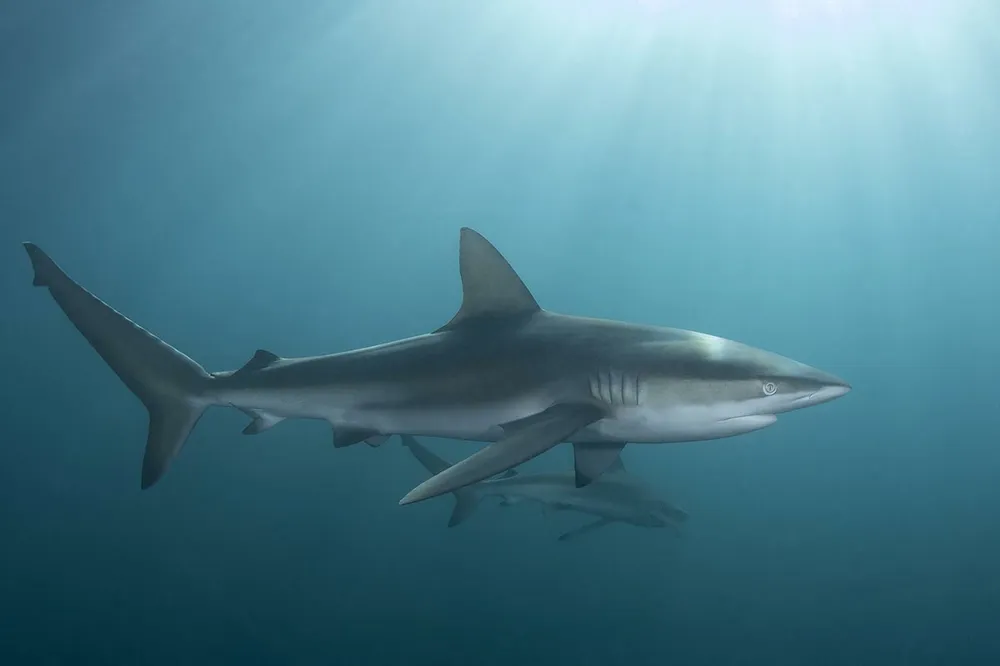
#> input picture assets/concept/bukangi/reference-shark-photo.png, 1000 x 666 px
$ python segment_photo.py ../../assets/concept/bukangi/reference-shark-photo.png ../../assets/concept/bukangi/reference-shark-photo.png 1.0
#> lines starting #> are read from the running program, lines starting #| are printed output that depends on the picture; after the words box and inside, x2 and y2 are one past the last pixel; in counts of white or black regions, pixels touching at a corner belong together; long printed decimals are rounded
"""레퍼런스 사진에서 상어 실루엣 마스크를 딴다 (물 배경을 5차 다항식으로 맞춘 뒤 색 차이 임계값).
사용: uv run --with pillow --with numpy python -I tools/reference/segment_photo.py <사진> <출력.png> <임계값, 28 권장>
출력: <출력.png> (마스크를 빨갛게 덮은 확인용), <출력.npy> (불리언 마스크), <출력>_dist.npy
주의: 상어가 있을 수 없는 영역(y<215, y>515, x>870)을 사진 좌표로 잘라 둔다 — reference-shark-photo.png 전용 값.
"""
import sys, numpy as np
import os
for arg in sys.argv[1:]:  # 출력 폴더가 없으면 만든다
    if arg.endswith(('.png', '.json', '.npy')) and os.path.dirname(arg):
        os.makedirs(os.path.dirname(arg), exist_ok=True)
from PIL import Image, ImageFilter
from collections import deque
src, out = sys.argv[1], sys.argv[2]
a = np.asarray(Image.open(src).convert('RGB').filter(ImageFilter.GaussianBlur(1.0))).astype(np.float64)
H,W,_ = a.shape
#> H = 666; W = 1000
yy,xx = np.mgrid[0:H,0:W]; X=xx/W; Y=yy/H
# 물 배경 표본: 상어 바깥 확실한 영역
samp = (Y<0.30)|(Y>0.84)|(X>0.90)|((X<0.02)&(Y>0.75))
def feats(X,Y):
  cols=[np.ones_like(X)]
  for i in range(5):
    for j in range(5-i):
      if i or j: cols.append(X**i*Y**j)
  return np.stack(cols,-1)
F = feats(X,Y)
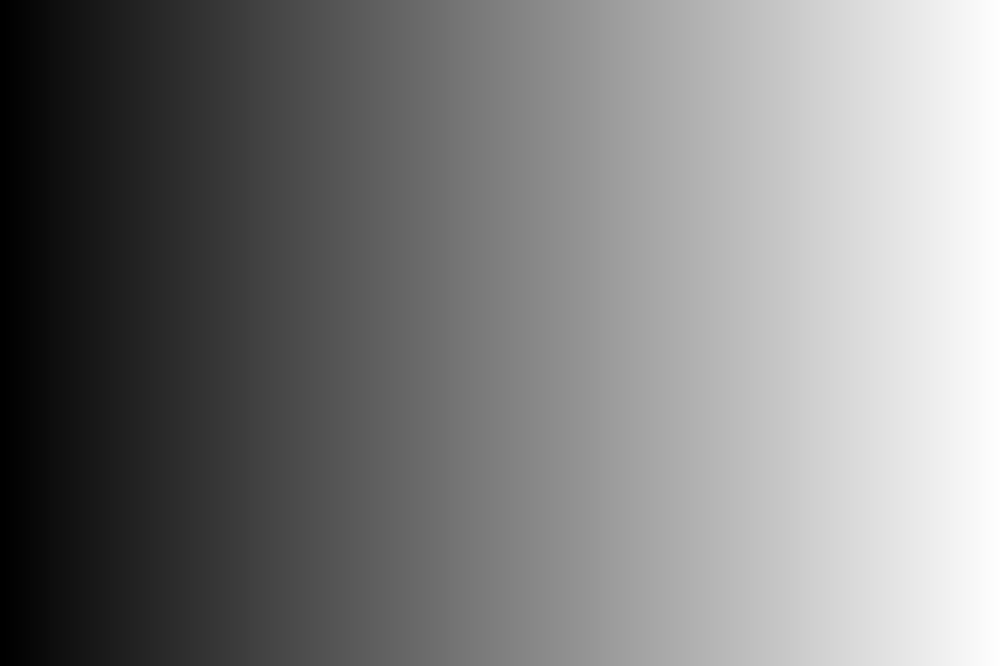
#> X: shape (666, 1000) float64; min 0, max 0.999, mean 0.499
bg = np.zeros_like(a)
for c in range(3):
  coef,*_ = np.linalg.lstsq(F[samp], a[...,c][samp], rcond=None)
  bg[...,c] = F@coef
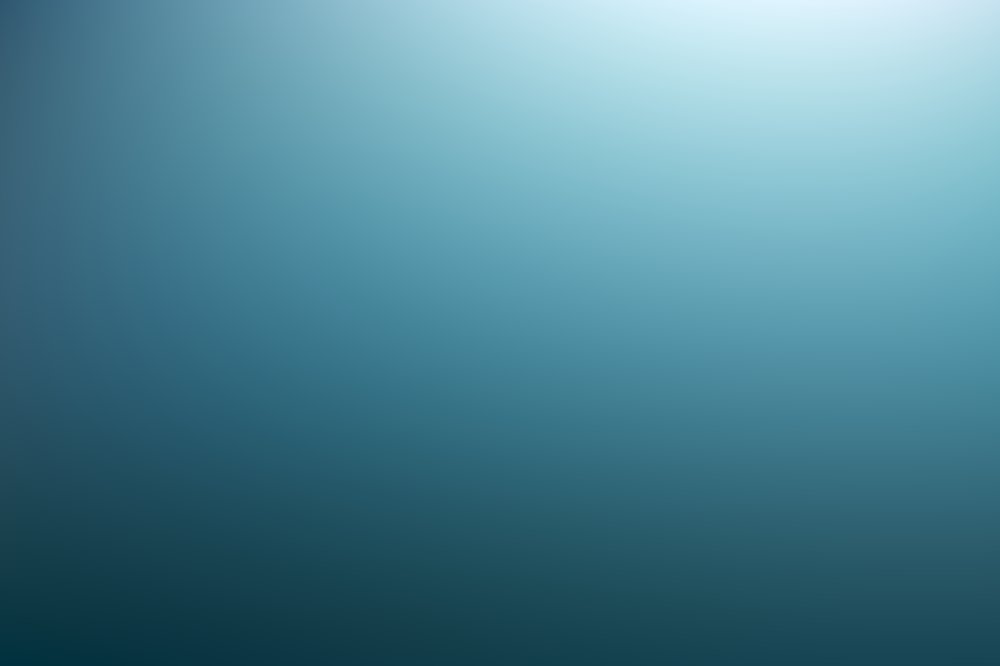
#> bg: shape (666, 1000, 3) float64; mean R, G, B 76.2, 129.8, 146.7; drawn with min black and max white
d = a-bg
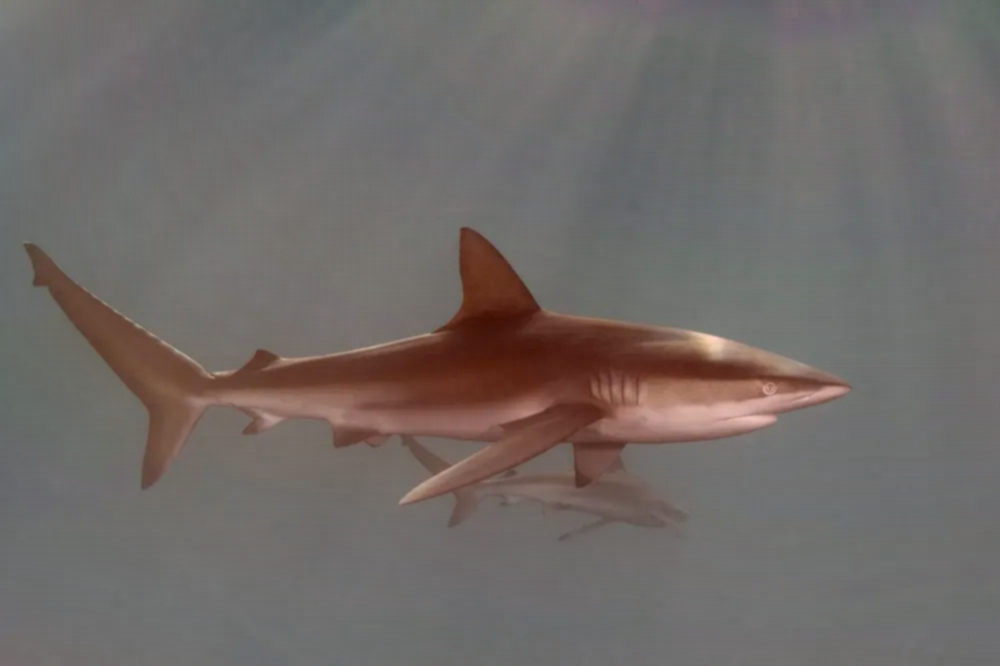
#> d: shape (666, 1000, 3) float64; mean R, G, B 1.4, -3.3, -5.5; drawn with min black and max white
dist = np.sqrt((d**2).sum(-1))
print('dist pct in water', np.percentile(dist[samp],[50,90,99]))
#| dist pct in water [ 3.216  7.979 14.129]
np.save(out.replace('.png','_dist.npy'), dist)
m = dist > float(sys.argv[3])
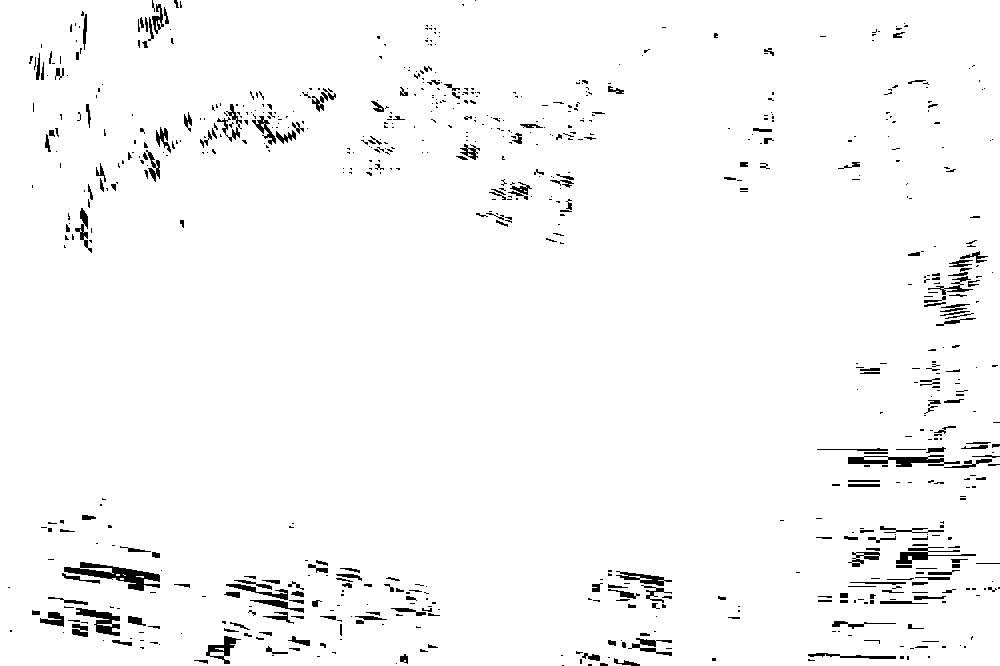
#> m: shape (666, 1000) bool; 97.1% white; 765 black regions (543 under 20 px), largest, box (x1, y1, x2, y2) and area: (64, 562, 160, 591) 1051, (848, 455, 960, 467) 667, (76, 608, 120, 636) 530
m[:215,:]=False; m[515:,:]=False; m[:,870:]=False
#> after `m[:215, :] = False`: m: shape (666, 1000) bool; 65.7% white; 355 black regions (202 under 20 px), largest, box (x1, y1, x2, y2) and area: (0, 0, 1000, 253) 215252, (64, 562, 160, 591) 1051, (848, 455, 960, 467) 667
#> after `m[515:, :] = False`: m: shape (666, 1000) bool; 44.5% white; 1 white region, box (x1, y1, x2, y2) and area: (0, 215, 1000, 515) 296313
#> after `m[:, 870:] = False`:
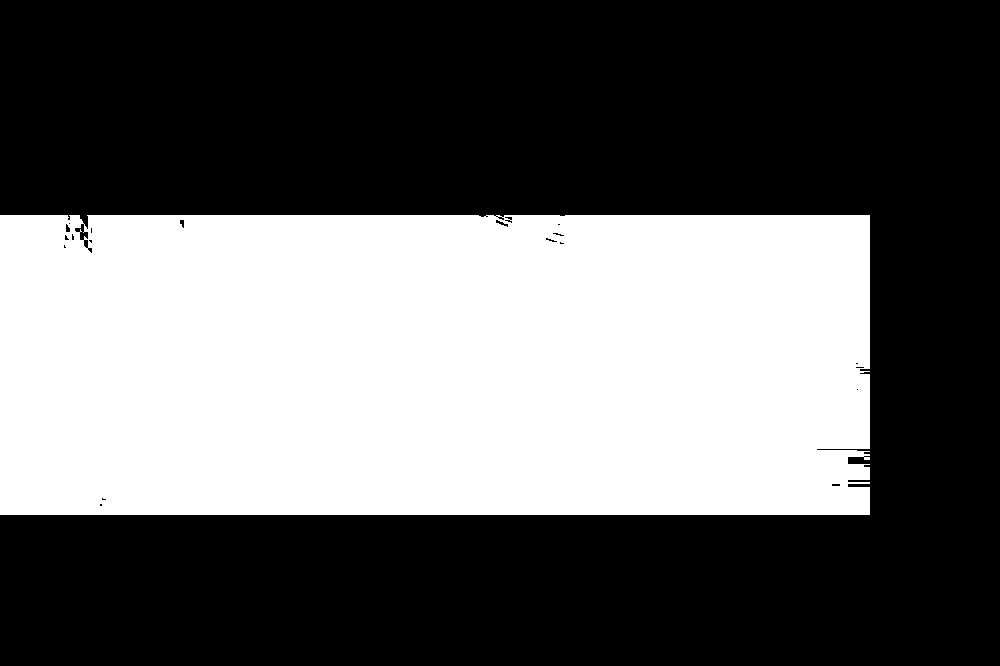
#> m: shape (666, 1000) bool; 39.1% white; 1 white region, box (x1, y1, x2, y2) and area: (0, 215, 870, 515) 260158
H,W=m.shape; lab=np.zeros((H,W),np.int32); best=(0,0); cur=0
for y in range(H):
  for x in range(W):
    if m[y,x] and not lab[y,x]:
      cur+=1; q=deque([(y,x)]); lab[y,x]=cur; n=0
      while q:
        cy,cx=q.popleft(); n+=1
        for dy,dx in ((1,0),(-1,0),(0,1),(0,-1)):
          ny,nx=cy+dy,cx+dx
          if 0<=ny<H and 0<=nx<W and m[ny,nx] and not lab[ny,nx]:
            lab[ny,nx]=cur; q.append((ny,nx))
      if n>best[0]: best=(n,cur)
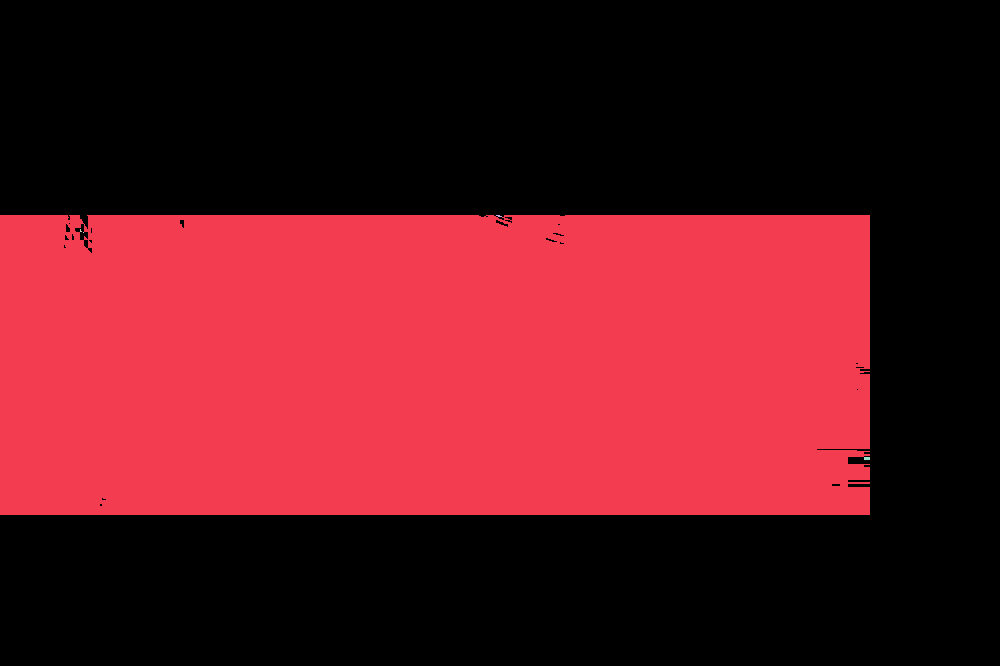
#> lab: shape (666, 1000) int32; 6 distinct labels, from 0 to 5; one colour per label, 0 black
#> after the loop, best = (260127, 1); cur = 5
mm=lab==best[1]
np.save(out.replace('.png','.npy'), mm)
vis=np.asarray(Image.open(src).convert('RGB')).copy()
#> vis is the input picture: shape (666, 1000, 3); mean R, G, B 77.6, 126.5, 141.3
vis[mm]=(vis[mm]*0.4+np.array([255,40,40])*0.6).astype(np.uint8)
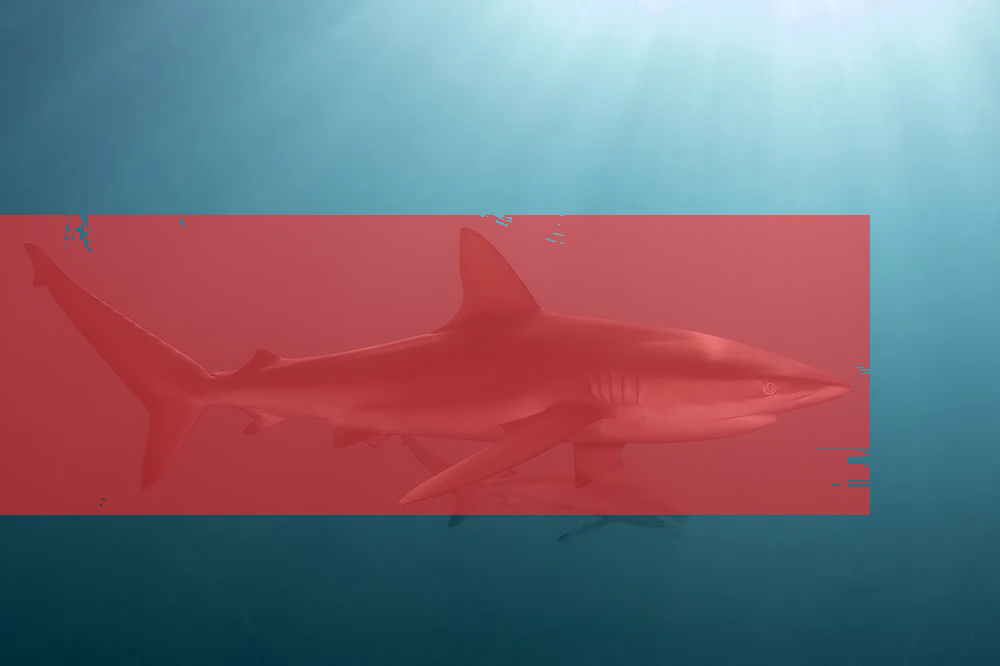
#> vis: shape (666, 1000, 3); mean R, G, B 122, 109.6, 121
Image.fromarray(vis).save(out); print('px',mm.sum())
#| px 260127
#> after `print('px', mm.sum())`: mm: shape (666, 1000) bool; 39.1% white; 1 white region, box (x1, y1, x2, y2) and area: (0, 215, 870, 515) 260127
